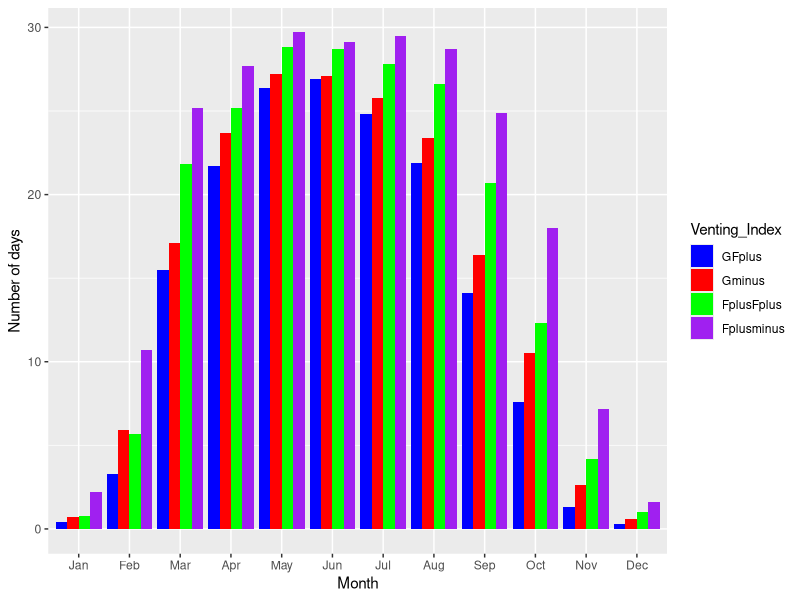

The R source for this figure:
#create a dataframe with the historical venting index data from Smithers from here (https://catalogue.data.gov.bc.ca/dataset/ventilation-index-reports/resource/9a5e4892-d46e-433c-aaa5-deca54cd7c12)
#first create vectors
Month <- c("Jan", "Feb", "Mar", "Apr", "May", "Jun", "Jul", "Aug", "Sep", "Oct", "Nov", "Dec")
GFplus <- c(0.4, 3.3, 15.5, 21.7, 26.4, 26.9, 24.8, 21.9, 14.1, 7.6, 1.3, 0.3)
Gminus <- c(0.7, 5.9, 17.1, 23.7, 27.2, 27.1, 25.8, 23.4, 16.4, 10.5, 2.6, 0.6)
FplusFplus <- c(0.8, 5.7, 21.8, 25.2, 28.8, 28.7, 27.8, 26.6, 20.7, 12.3, 4.2, 1)
Fplusminus <- c(2.2, 10.7, 25.2, 27.7, 29.7, 29.1, 29.5, 28.7, 24.9, 18, 7.2, 1.6)

#then make dataframe
SMITHERS_HIST_VI <- data.frame(Month = Month, GFplus = GFplus, Gminus = Gminus, FplusFplus = FplusFplus, Fplusminus = Fplusminus)
#test with tibble
tibble::tibble(`G+`="gplus",
               `F/G+`="fgplus")

library(tidyverse)

#make long dataframe
SMITHERS_HIST_VI_LONG <- pivot_longer(
  SMITHERS_HIST_VI,
  cols = -Month,
  names_to = "Venting_Index",
  values_to = "Value"
)


# Define the correct order for the months
month_order <- c("Jan", "Feb", "Mar", "Apr", "May", "Jun", "Jul", "Aug", "Sep", "Oct", "Nov", "Dec")

# Convert 'Month' to a factor with specified order
SMITHERS_HIST_VI_LONG$Month <- factor(SMITHERS_HIST_VI_LONG$Month, levels = month_order)

# Convert 'Venting_Index' to a factor with specified levels
SMITHERS_HIST_VI_LONG$Venting_Index <- factor(SMITHERS_HIST_VI_LONG$Venting_Index, 
                                              levels = c("GFplus", "Gminus", "FplusFplus", "Fplusminus"))


#plot
SMITHERS_HIST_VI_LONG %>%
  ggplot(aes(as.factor(Month), Value, fill = Venting_Index)) +
  geom_col(position = "dodge") +
  xlab("Month") +
  ylab("Number of days") +
  scale_fill_manual(
    values = c("GFplus" = "blue", "Gminus" = "red", "FplusFplus" = "green", "Fplusminus" = "purple"),
    labels = c("G/F+" = "GFplus", "G/-" = "Gminus", "F+/F+" = "FplusFplus", "F+/-" = "Fplusminus")
  )

